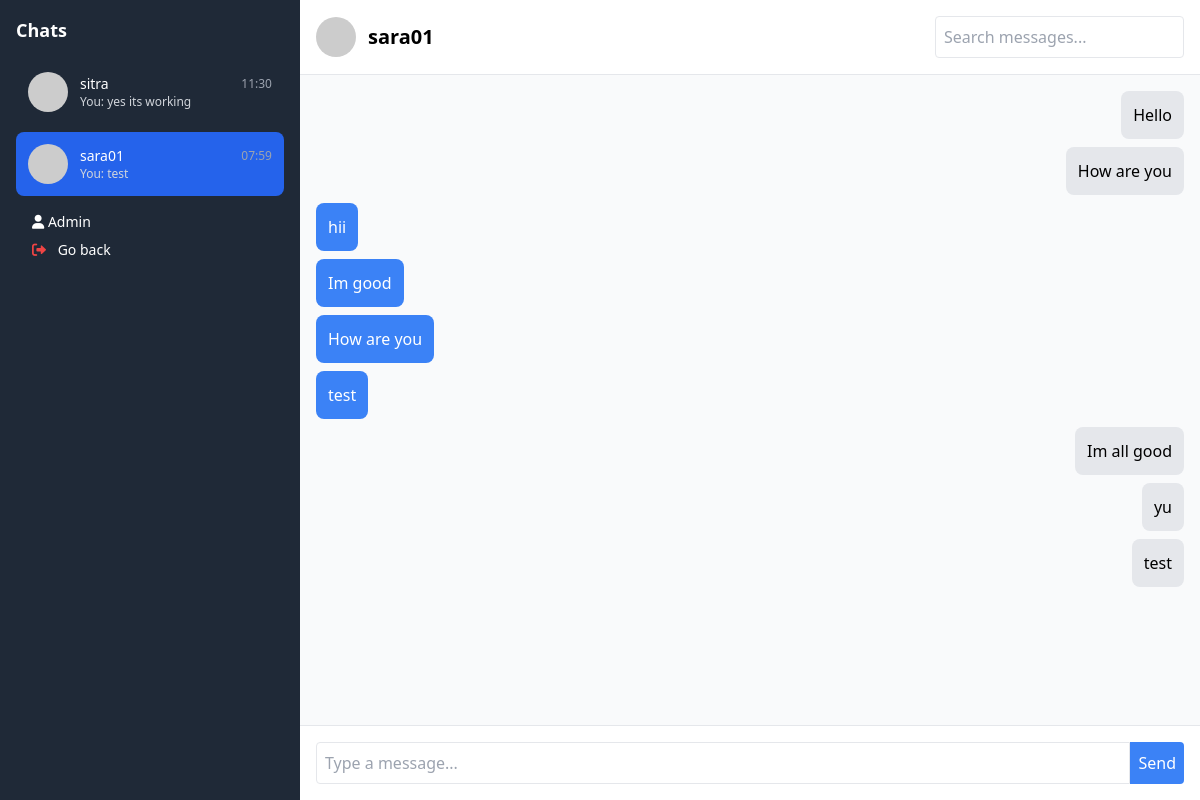
Page /chat/sara01/ (signed in) on the committed database.
### marital/models.py (models this page shows, shortened)
class Message(models.Model):
    sender = models.ForeignKey(User, related_name='sent_messages', on_delete=models.CASCADE)
    receiver = models.ForeignKey(User, related_name='received_messages', on_delete=models.CASCADE)
    content = models.TextField()
    timestamp = models.DateTimeField(default=timezone.now)
    is_read = models.BooleanField(default=False)

### marital/views.py (the view)
# urls.py: path('chat/<str:room_name>/', views.chat_room, name='chat'),
def chat_room(request, room_name):
    other_user = get_object_or_404(User, username=room_name)
    match = Match.objects.filter(
        (Q(user1=request.user, user2=other_user) | Q(user2=request.user, user1=other_user)),
        status='matched'
    ).first()
    if not match:
        messages.error(request, "You can only message users you've matched with.")
        return redirect('marital:matches')
    if request.user == match.user1:
        other_user = match.user2
    else:
        other_user = match.user1
    search_query = request.GET.get('search', '')
    matched_users = User.objects.filter(
        Q(user1_matches__user2=request.user, user1_matches__status='matched') |
        Q(user2_matches__user1=request.user, user2_matches__status='matched')
    ).distinct().exclude(id=request.user.id)
    chats = Message.objects.filter(
        (Q(sender=request.user, receiver=other_user) | Q(receiver=request.user, sender=other_user))
    )
    if search_query:
        chats = chats.filter(Q(content__icontains=search_query))
    chats = chats.order_by('timestamp')
    user_last_messages = []
    for user in matched_users:
        last_message = Message.objects.filter(
            (Q(sender=request.user, receiver=user) | Q(receiver=request.user, sender=user))
        ).order_by('-timestamp').first()
        user_last_messages.append({
            'user': user,
            'last_message': last_message
        })
    user_last_messages.sort(
        key=lambda x: x['last_message'].timestamp if x['last_message'] else timezone.now(),
        reverse=True
    )
    context = {
        'room_name': room_name,
        'chats': chats,
        'match': match,
        'user_last_messages': user_last_messages,
        'search_query': search_query,
        'slug': room_name  # For WebSocket script
    }
    return render(request, 'marital/message.html', context)

### templates/marital/message.html (shortened to what this page needs)
<!DOCTYPE html>
<html lang="en">
<head>
    <script src="https://cdn.tailwindcss.com"></script>
    <link rel="stylesheet" href="https://cdnjs.cloudflare.com/ajax/libs/font-awesome/6.0.0-beta3/css/all.min.css">
</head>
<body class="h-screen flex flex-col bg-gray-100">
    <div class="flex flex-1 overflow-hidden">
        <div class="w-1/4 bg-gray-800 text-white p-4 overflow-y-auto">
            <h5 class="mb-4 text-lg font-semibold">Chats</h5>
            <div class="space-y-2">
                {% for item in user_last_messages %}
                <a href="{% url 'marital:chat' room_name=item.user.username %}"
                    class="block p-3 rounded-lg hover:bg-gray-700 {% if item.user.username == room_name %} bg-blue-600 {% endif %}"
                    data-id="{{ item.user.username }}">
                    <div class="flex items-center">
                        <img src="https://ui-avatars.com/api/?name={{ item.user.username|urlencode }}&size=64&background=random"
                            alt="{{ item.user.username }}'s Profile" class="w-10 h-10 rounded-full mr-3 object-cover">
                        <div class="flex-1">
                            <div class="flex justify-between items-center">
                                <strong class="text-sm font-medium">{{ item.user.username }}</strong>
                                {% if item.last_message %}
                                <span class="text-xs text-gray-400">{{ item.last_message.timestamp|date:"H:i" }}</span>
                                {% endif %}
                            </div>
                            <div>
                                {% if item.last_message %}
                                <p class="text-xs text-gray-300 truncate">
                                    {% if item.last_message.sender == request.user %}You: {% endif %}
                                    {{ item.last_message.content|truncatewords:5 }}
                                </p>
                                {% else %}
                                <p class="text-xs text-gray-400">No messages yet</p>
                                {% endif %}
                            </div>
                        </div>
                    </div>
                </a>
                {% endfor %}
            </div>
            <div class="mt-auto p-4 bg-gray-800">
                <h5 class="text-sm"><i class="fas fa-user"></i> {{ request.user.username|title }}</h5>
                <h5 class="text-sm mt-2 cursor-pointer">
                    <i class="fas fa-sign-out-alt text-red-500"></i>
                    <a href="{% url 'marital:home' %}" class="text-white ml-2">Go back</a>
                </h5>
            </div>
        </div>
        <div class="w-3/4 flex flex-col">
            <div class="bg-white p-4 flex items-center border-b">
                <img src="https://ui-avatars.com/api/?name={{ room_name|urlencode }}&size=64&background=random"
                    class="w-10 h-10 rounded-full mr-3">
                <h4 class="text-xl font-semibold">{{ room_name }}</h4>
                <form method="GET" action="" class="ml-auto">
                    <input type="text" name="search" class="border p-2 rounded" placeholder="Search messages..."
                        value="{{ search_query }}">
                </form>
            </div>
            <div id="chatbox" class="flex-1 p-4 overflow-y-auto bg-gray-50 flex flex-col">
                {% if chats %}
                {% for message in chats %}
                <div
                    class="chat-message {% if message.sender == request.user %} self-end bg-gray-200 {% else %} self-start bg-blue-500 text-white {% endif %} p-3 rounded-lg max-w-xs mb-2">
                    <span>{{ message.content }}</span>
                </div>
                {% endfor %}
                {% else %}
                <p class="text-center text-gray-500">No messages yet.</p>
                {% endif %}
            </div>
            <div class="p-4 bg-white border-t">
                <div class="flex">
                    <input type="text" id="my_input" class="flex-1 border p-2 rounded-l" placeholder="Type a message..."
                        required>
                    <button id="submit_button" class="bg-blue-500 text-white p-2 rounded-r hover:bg-blue-600">
                        Send
                    </button>
                </div>
            </div>
        </div>
    </div>
</body>
</html>

### rows in the picture
Message: content "Hello"
Message: content "How are you"
Message: content "hii"
Message: content "Im good"
Message: content "How are you"
Message: content "test"
Message: content "Im all good"
Message: content "yu"
Message: content "test"

### other values in the picture
{{ item.user.username }} "sitra"
{{ item.last_message.timestamp|date:"H:i" }} "11:30"
{{ item.last_message.content|truncatewords:5 }} "yes its working"
{{ item.user.username }} "sara01"
{{ item.last_message.timestamp|date:"H:i" }} "07:59"
{{ item.last_message.content|truncatewords:5 }} "test"
{{ request.user.username|title }} "Admin"
{{ room_name }} "sara01"
